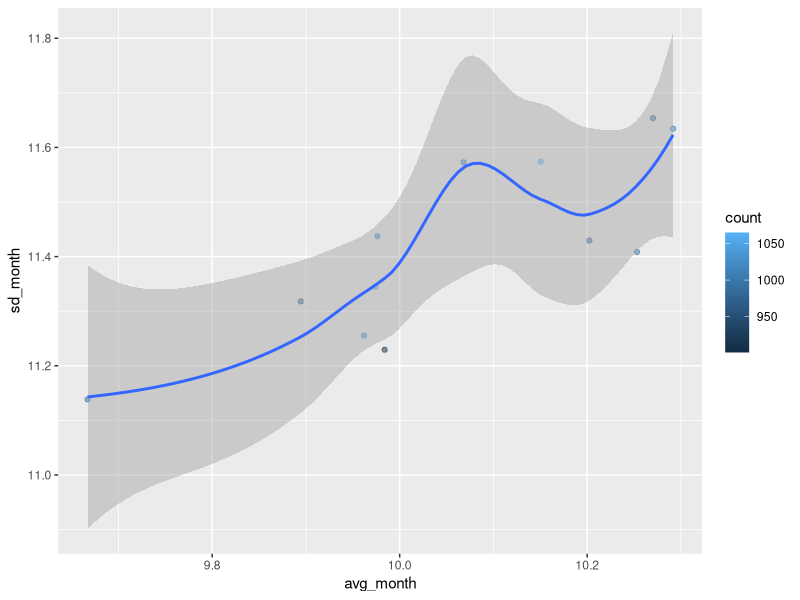

Here is the R script that generated this plot:
## ---- chunk 1
knitr::opts_knit$set(root.dir = "/Users/Rahul/Documents/Rahul Office/IIMB/Work @ IIMB/Training Material/Concepts/R/R_Programming")

setwd("/Users/Rahul/Documents/Rahul Office/IIMB/Work @ IIMB/Training Material/Concepts/R/R_Programming")
## ---- chunk 2
library(lubridate)
pfizer_df = read.csv('./files/PFE.csv', header=TRUE)
## ---- chunk 3
print(paste("The initial type of Date is", class(pfizer_df$Date)))
print("Converting the Date column to date type")
pfizer_df$Date = as.Date(pfizer_df$Date, "%Y-%m-%d")
## ---- chunk 4
pfizer_df$Day = as.factor(day(pfizer_df$Date))
pfizer_df$Month = as.factor(month(pfizer_df$Date))
pfizer_df$Year = year(pfizer_df$Date)

print("The first five observation:")
knitr::kable(head(pfizer_df))

## ---- chunk 5
library(tidyr)
## ---- chunk 6
messy = data.frame(
  name = c("Rohit", "Manish", "Rahul"),
  drug_A = c(70, 80, 64), #heartrate with drug a
  drug_B = c(56, 90, 50)  #heartrate with drug b
)
knitr::kable(messy)
## ---- chunk 7
clean = gather(messy, key = 'drug', value = 'heartrate', 'drug_A','drug_B')
knitr::kable(clean)
## ---- chunk 8
messy = data.frame(
  country = c("India","India","India","India","Brazil","Brazil","Brazil","Brazil"),
  year = c(1999,1999,2000,2000,1999,1999,2000,2000),
  type = c("cases","population","cases","population","cases","population","cases","population"),
  count = c(745,19987071,2666,20595360,37737,172006362,40020,201006762)
)
knitr::kable(messy)
## ---- chunk 9
clean = spread(messy, key = 'type', value = 'count')

knitr::kable(clean)
## ---- chunk 10
messy = data.frame(
  country = c("India","India","Brazil","Brazil"),
  year = c(1999,2000,1999,2000),
  rate = c('745,19987071','2666,20595360','37737,172006362','40020,201006762')
)
knitr::kable(messy)
## ---- chunk 11
clean = messy %>% 
  separate('rate', into = c("cases", "population"), convert = FALSE)

knitr::kable(clean)
## ---- chunk 12
unite_clean = clean %>% unite('rate',
  'cases','population',sep = "/")
knitr::kable(unite_clean)
## ---- chunk 13
library(dplyr)
filter_df = pfizer_df %>% filter(Month == 6, Year == 2014)
knitr::kable(head(filter_df))
## ---- chunk 14
library(dplyr)
arrange_df = pfizer_df %>% arrange(High)
knitr::kable(head(arrange_df))
## ---- chunk 15
library(dplyr)
select_df = select(pfizer_df,Date, starts_with('A'))
knitr::kable(head(select_df))
## ---- chunk 16
mutate_df = pfizer_df %>% mutate(sqr_adj_close = Adj.Close^2,
                                 log_volume = log(Volume))
knitr::kable(head(mutate_df))
## ---- chunk 17
combine_df = pfizer_df %>% 
  select(Date, Adj.Close, Volume, Year, Month) %>%
  filter(Year == 2008 ,Month == 6) %>%
  mutate(sqr_adj_close = Adj.Close^2,
         log_volume = log(Volume))

knitr::kable(head(combine_df))
## ---- chunk 18
library(ggplot2)
by_month = group_by(pfizer_df, Month)

pfizer_summary = summarise(by_month,
  count = n(),
  avg_month = mean(Adj.Close, na.rm = TRUE),
  sd_month = sd(Adj.Close, na.rm = TRUE))

ggplot(pfizer_summary, aes(avg_month, sd_month)) +
  geom_point(aes(color = count), alpha = 1/2) +
  geom_smooth() +
  scale_size_area()
